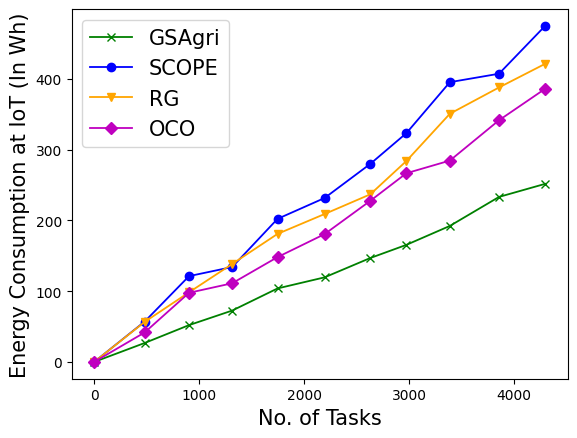

Source code (Python):
import matplotlib.pyplot as plt

x_axis = [0, 481, 903, 1314, 1746, 2194, 2629, 2973, 3387, 3855, 4294]
y_axis_GSAgri = [0, 26.8063, 52.038, 72.624, 103.923, 119.595, 146.924, 165.550, 192.324, 233.336, 251.789]
y_axis_SCOPE = [0, 57.108, 121.313, 134.187, 202.307, 231.803, 280.002, 323.518, 395.60, 407.537, 475.142]
y_axis_RG = [0, 56.653, 98.391, 138.484, 181.052, 209.140, 236.985, 284.114, 350.934, 388.1211, 421.530]
y_axis_OCO = [0, 41.709, 97.7342, 111.235, 148.208, 180.734, 227.781, 266.833, 284.719, 341.743, 386.202]

plt.plot(x_axis, y_axis_GSAgri, marker='x', label='GSAgri', linewidth=1.3, color='green')
plt.plot(x_axis, y_axis_SCOPE, marker='o', label='SCOPE', linewidth=1.3, color='blue')
plt.plot(x_axis, y_axis_RG, marker='v', label='RG', linewidth=1.3, color='orange')
plt.plot(x_axis, y_axis_OCO, marker='D', label='OCO', linewidth=1.3, color='m')
#plt.title('UE Energy Consumption', fontsize = 15)

plt.ylabel('Energy Consumption at IoT (In Wh)', fontsize = 15)
plt.xlabel('No. of Tasks', fontsize = 15)
plt.legend(loc='best', prop={'size': 15})
plt.savefig('energy_consumption.png', bbox_inches='tight')
plt.show()
